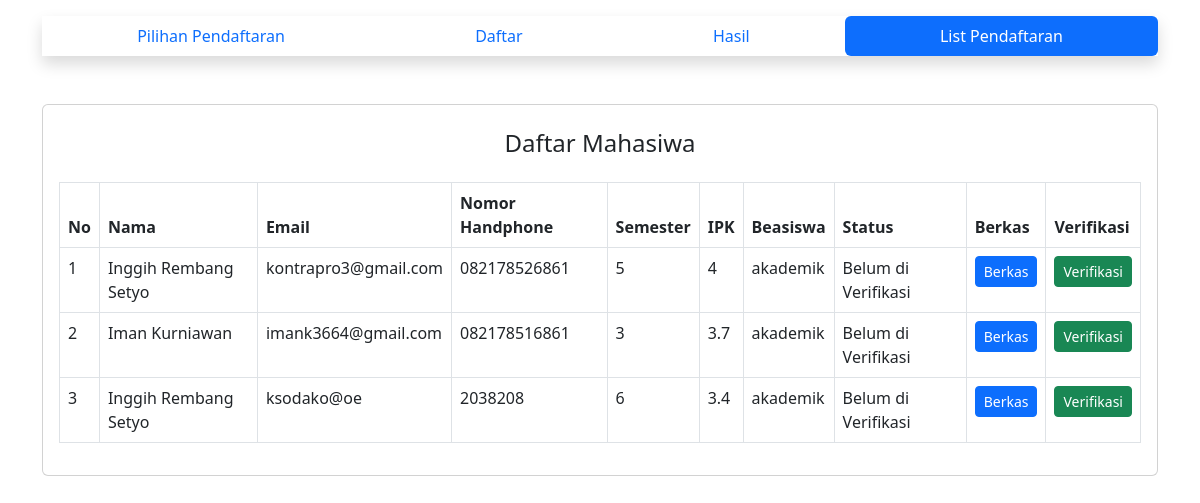
Before: /tabel_pendaftaran.php with the older database file.
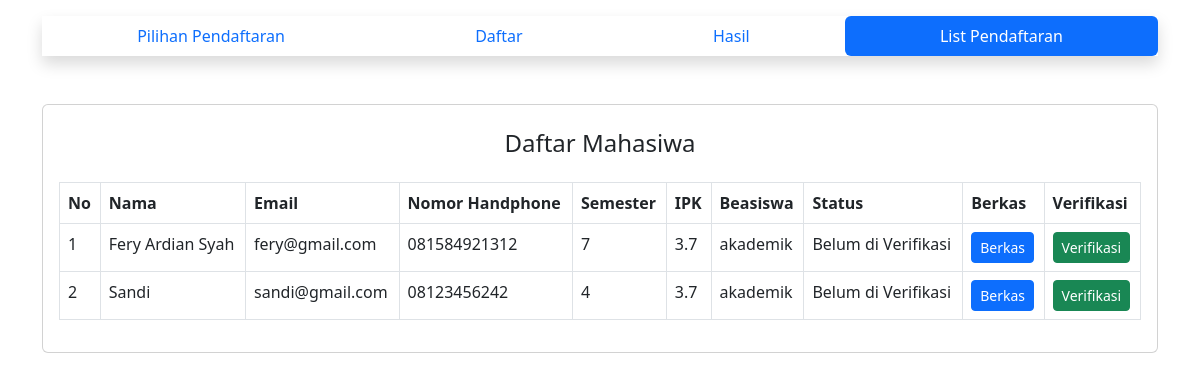
After: the same page with the newer database file.
### tables this page shows
CREATE TABLE `mahasiswa` (
  `id` bigint(20) NOT NULL,
  `NIM` varchar(100) NOT NULL,
  `name` varchar(100) NOT NULL,
  `phone_number` varchar(50) NOT NULL,
  `semester` varchar(10) NOT NULL,
  `ipk` varchar(50) NOT NULL,
  `beasiswa` varchar(50) NOT NULL,
  `berkas` text NOT NULL,
  `email` varchar(100) NOT NULL,
  `status` varchar(100) DEFAULT 'belum diverifikasi'
);

### tabel_pendaftaran.php (the view, shortened to what this page needs)
<?php
include('config.php')
?>
<!DOCTYPE html>
<html lang="en">
<head>
    <link rel="stylesheet" href="assets/css/style.css">
    <link href="https://cdn.jsdelivr.net/npm/bootstrap@5.3.0-alpha1/dist/css/bootstrap.min.css" rel="stylesheet">
</head>
<body>
    <div class="container pt-3">
        <nav class="nav nav-pills nav-fill shadow">
            <a class="nav-link" aria-current="page" href="index.php">Pilihan Pendaftaran</a>
            <a class="nav-link" href="pendaftaran.php">Daftar</a>
            <a class="nav-link" href="hasil.php">Hasil</a>
            <a class="nav-link active" href="tabel_pendaftaran.php">List Pendaftaran</a>
        </nav>
    </div>
    <div class="container">
        <div class="card mt-5">
            <h4 class="text-center mt-4">Daftar Mahasiwa</h4>
            <div class="card-body">
                <table class="table table-responsive table-bordered">
                    <thead>
                        <tr>
                            <th>No</th>
                            <th>Nama</th>
                            <th>Email</th>
                            <th>Nomor Handphone</th>
                            <th>Semester</th>
                            <th>IPK</th>
                            <th>Beasiswa</th>
                            <th>Status</th>
                            <th>Berkas</th>
                            <th>Verifikasi</th>
                        </tr>
                    </thead>
                    <tbody>
                        <?php
                        $query = mysqli_query($conn, 'SELECT * FROM mahasiswa');
                        $i = 1;
                        while ($user = mysqli_fetch_array($query)) {
                            echo "<tr>";
                            echo "<td>" . $i++ . "</td>";
                            echo "<td>" . $user['name'] . "</td>";
                            echo "<td>" . $user['email'] . "</td>";
                            echo "<td>" . $user['phone_number'] . " </td>";
                            echo "<td>" . $user['semester'] . " </td>";
                            echo "<td>" . $user['ipk'] . " </td>";
                            echo "<td>" . $user['beasiswa'] . " </td>";
                            echo "<td>". $user['status'] . "</td>";
                            echo "<td>" . "<a href='assets/file/$user[berkas]' class='btn btn-sm btn-primary'>Berkas</a>" . "</td>";
                            if($user['status'] == "Verifikasi") {
                                echo "<td>" . "<a href='verifikasi.php?id=$user[id]' class='btn btn-danger btn-sm'>Batalkan</a>"  . "</td>";
                            } else {
                                echo "<td>" . "<a href='verifikasi.php?id=$user[id]' class='btn btn-success btn-sm'>Verifikasi</a>"  . "</td>";
                            }
                            echo "</tr>";
                        }
                        ?>
                    </tbody>
                </table>
            </div>
        </div>
    </div>
</body>
</html>

### assets/css/style.css (style rules this page uses)
* { box-sizing: border-box; margin: 0; padding: 0; }

Changed rows visible on the page:
removed mahasiswa: name "Inggih Rembang Setyo", email "kontrapro3@gmail.com", phone_number "082178526861", semester "5", ipk "4", beasiswa "akademik", status "Belum di Verifikasi"
removed mahasiswa: name "Iman Kurniawan", email "imank3664@gmail.com", phone_number "082178516861", semester "3", ipk "3.7", beasiswa "akademik", status "Belum di Verifikasi"
removed mahasiswa: name "Inggih Rembang Setyo", email "ksodako@oe", phone_number "2038208", semester "6", ipk "3.4", beasiswa "akademik", status "Belum di Verifikasi"
added mahasiswa: name "Fery Ardian Syah", email "fery@gmail.com", phone_number "081584921312", semester "7", ipk "3.7", beasiswa "akademik", status "Belum di Verifikasi"
added mahasiswa: name "Sandi", email "sandi@gmail.com", phone_number "08123456242", semester "4", ipk "3.7", beasiswa "akademik", status "Belum di Verifikasi"
